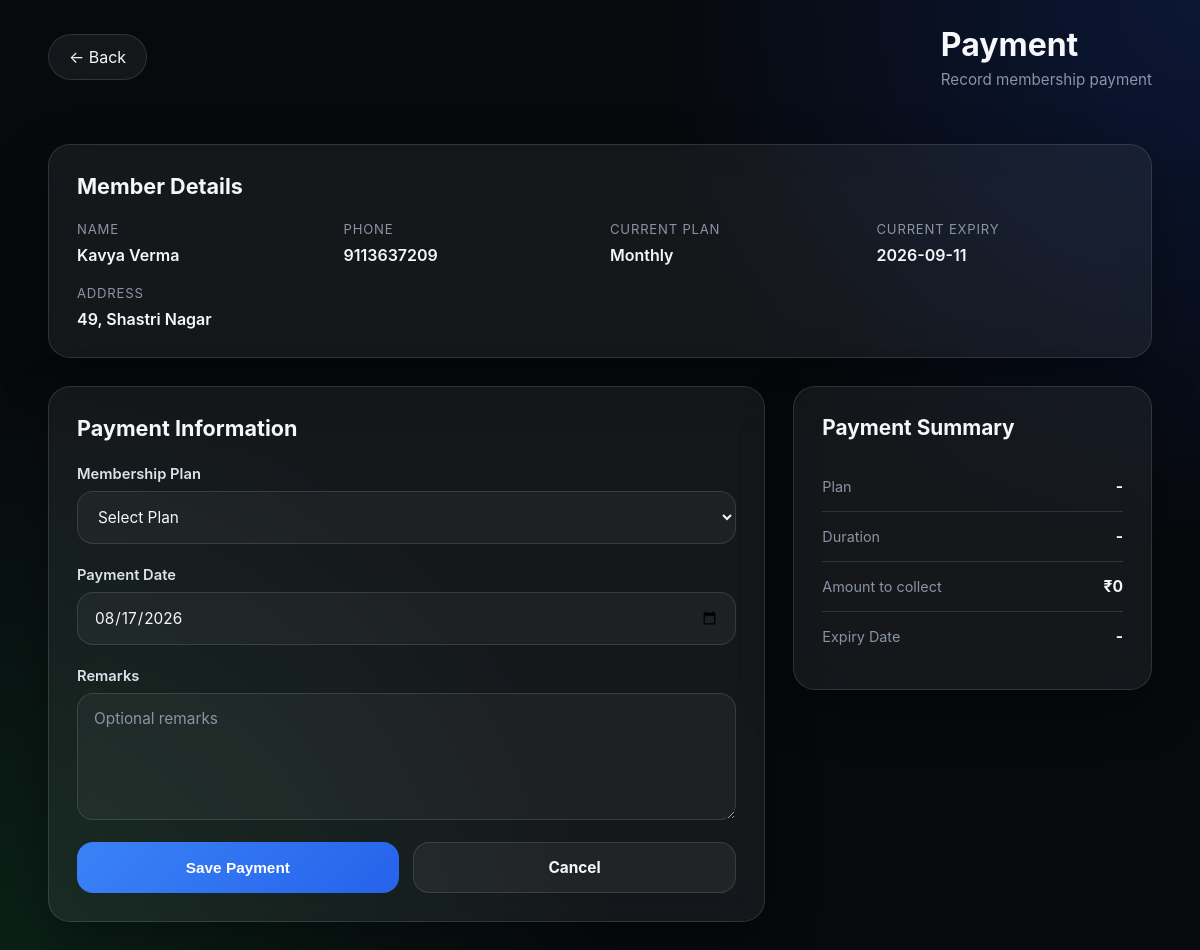
/members/41/membership (signed in), run on an earlier commit of the app's database.
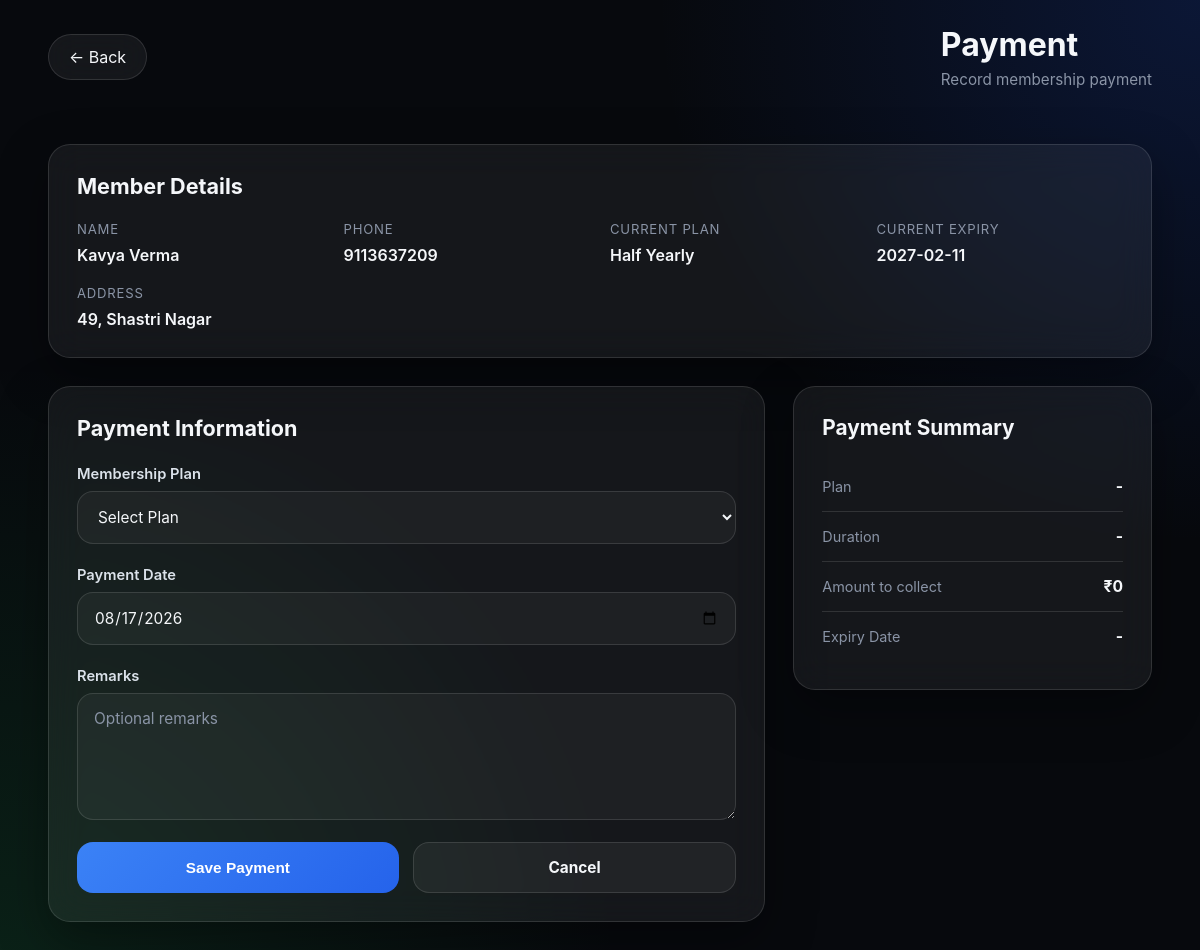
And on a later commit of the database.
### models.py (models this page shows, shortened)
class Member(db.Model):
    __tablename__ = "member"
    id = db.Column(db.Integer, primary_key=True)
    owner_id = db.Column(
        db.Integer,
        db.ForeignKey("gym_owner.id"),
        nullable=False,
        index=True
    )
    name = db.Column(db.String(100), nullable=False)
    address = db.Column(db.String(150), nullable=False)
    phone = db.Column(db.String(15), nullable=False)
    join_date = db.Column(db.Date, nullable=False)
    notes = db.Column(db.Text)
    active = db.Column(db.Boolean, default=True)
    current_plan_id = db.Column(
        db.Integer,
        db.ForeignKey("membership_plan.id")
    )
    current_plan = db.relationship("MembershipPlan", foreign_keys=[current_plan_id])
    membership_start = db.Column(db.Date)
    membership_expiry = db.Column(db.Date)
    memberships = db.relationship(
        "Membership",
        backref="member",
        lazy=True,
        cascade="all, delete-orphan"
    )
    attendance = db.relationship(
        "Attendance",
        backref="member",
        lazy=True,
        cascade="all, delete-orphan"
    )
    __table_args__ = (
        db.UniqueConstraint(
            "owner_id",
            "name",
            name="uq_owner_member_name"
        ),
    )

class MembershipPlan(db.Model):
    __tablename__ = "membership_plan"
    id = db.Column(db.Integer, primary_key=True)
    owner_id = db.Column(
        db.Integer,
        db.ForeignKey("gym_owner.id"),
        nullable=False
    )
    name = db.Column(db.String(30), nullable=False)
    duration_months = db.Column(db.Integer, nullable=False)
    fee = db.Column(db.Integer, nullable=False)
    active = db.Column(db.Boolean, default=True)
    __table_args__ = (
        db.UniqueConstraint(
            "owner_id",
            "name",
            name="uq_owner_plan_name"
        ),
    )

### routes/members.py (the view, shortened to what this page needs)
@members_bp.route("/members/<int:member_id>/membership", methods=["GET", "POST"])
@login_required
def add_membership(member_id):
    member = Member.query.get_or_404(member_id)
    if member.owner_id != current_user.id:
        abort(403)
    plans = MembershipPlan.query.filter_by(owner_id=current_user.id, active=True).all()
    errors = {}
    return render_template("payment.html", member=member, plans=plans, errors=errors, server_error=False)

### main.py (called while the page is built)
def create_app():
    app = Flask(__name__)
    app.secret_key = "ppp"
    app.config["SQLALCHEMY_DATABASE_URI"] = "sqlite:///gym.db"
    app.config["SQLALCHEMY_TRACK_MODIFICATIONS"] = False
    db.init_app(app)
    login_manager = LoginManager()
    login_manager.init_app(app)
    login_manager.login_view = "auth.login"
    @login_manager.user_loader
    def load_user(user_id):
        return db.session.get(GymOwner, int(user_id))
    from routes.admin import admin_bp
    from routes.auth import auth_bp
    from routes.members import members_bp
    from routes.settings import settings_bp
    app.register_blueprint(auth_bp)
    app.register_blueprint(members_bp)
    app.register_blueprint(settings_bp)
    app.register_blueprint(admin_bp)
    return app

### templates/payment.html (shortened to what this page needs)
<!DOCTYPE html>
<html lang="en">
<head>
  <link rel="stylesheet" href="{{ url_for('static', filename='css/payment.css') }}">
</head>
<body>
  <header class="topbar">
    <a href="javascript:history.back()" class="back-btn">
      ← Back
    </a>
    <div class="title-area">
      <h1>Payment</h1>
      <p>Record membership payment</p>
    </div>
  </header>
  <main class="page">
    <section class="member-card glass">
      <div class="card-header">
        <h2>Member Details</h2>
      </div>
      <div class="member-grid">
        <div class="item">
          <span class="label">Name</span>
          <span class="value">{{ member.name }}</span>
        </div>
        <div class="item">
          <span class="label">Phone</span>
          <span class="value">{{ member.phone }}</span>
        </div>
        <div class="item">
          <span class="label">Current Plan</span>
          <span class="value">
            {{ member.current_plan.name if member.current_plan else "No Active Plan" }}
          </span>
        </div>
        <div class="item">
          <span class="label">Current Expiry</span>
          <span class="value">
            {{ member.membership_expiry or "-" }}
          </span>
        </div>
        <div class="item full">
          <span class="label">Address</span>
          <span class="value">
            {{ member.address }}
          </span>
        </div>
      </div>
    </section>
    <section class="payment-layout">
      <form method="POST" class="glass payment-form" novalidate
        data-current-expiry="{{ member.membership_expiry.isoformat() if member.membership_expiry else '' }}">
        <h2>Payment Information</h2>
        <div class="form-group">
          <label for="plan_id">
            Membership Plan
          </label>
          <select id="plan_id" name="plan_id" required>
            <option value="">
              Select Plan
            </option>
            {% for plan in plans %}
            <br>
            {% endfor %}
          </select>
        </div>
        <div class="form-group">
          <label for="payment_date">
            Payment Date
          </label>
          <input type="date" id="payment_date" name="payment_date">
        </div>
        <div class="form-group">
          <label for="remarks">
            Remarks
          </label>
          <textarea id="remarks" name="remarks" rows="5" placeholder="Optional remarks"></textarea>
        </div>
        <div class="form-actions">
          <button type="submit" class="primary-btn">
            Save Payment
          </button>
          <a href="javascript:history.back()" class="secondary-btn">
            Cancel
          </a>
        </div>
      </form>
      <aside class="glass summary-card">
        <h2>Payment Summary</h2>
        <div class="summary-row">
          <span>Plan</span>
          <strong id="summary-plan">
          </strong>
        </div>
        <div class="summary-row">
          <span>Duration</span>
          <strong id="summary-duration">
          </strong>
        </div>
        <div class="summary-row">
          <span>Amount to collect</span>
          <strong id="summary-fee">
            ₹0
          </strong>
        </div>
        <div class="summary-row">
          <span>Expiry Date</span>
          <strong id="summary-expiry">
          </strong>
        </div>
      </aside>
    </section>
  </main>
</body>
</html>

### static/css/payment.css (style rules this page uses)
* { margin:0; padding:0; box-sizing:border-box; -webkit-tap-highlight-color:transparent; }
html { scroll-behavior:smooth; }
:root { --bg:#07090d; --bg2:#0f131b; --card:rgba(255,255,255,.06); --border:rgba(255,255,255,.12); --white:#f5f7fa; --text:#dbe2ea; --muted:#8a94a6; --blue:#3b82f6; --blue2:#2563eb; --green:#22c55e; --red:#ef4444; --orange:#f59e0b; --shadow:0 18px 50px rgba(0,0,0,.35); --radius:22px; --radius-small:14px; --transition:.25s ease; }
body { background: radial-gradient(circle at top right,#1d4ed833,transparent 35%), radial-gradient(circle at bottom left,#22c55e22,transparent 40%), var(--bg); color:var(--white); font-family: Inter, system-ui, sans-serif; min-height:100vh; transition: background .3s, color .3s; }
a { color:inherit; text-decoration:none; }
.page { width:min(1150px,92%); margin:auto; padding:30px 0 60px; }
.topbar { width:min(1150px,92%); margin:25px auto; display:flex; align-items:center; justify-content:space-between; gap:20px; flex-wrap:wrap; }
.title-area h1 { font-size:2rem; font-weight:700; margin-bottom:6px; }
.title-area p { color:var(--muted); font-size:.95rem; }
.back-btn { padding:12px 20px; border-radius:999px; background:var(--card); border:1px solid var(--border); backdrop-filter:blur(16px); transition:var(--transition); }
.glass { background:var(--card); border:1px solid var(--border); border-radius:var(--radius); backdrop-filter:blur(18px); box-shadow:var(--shadow); }
.member-card { padding:28px; margin-bottom:28px; animation:fadeUp .45s ease; }
.card-header { margin-bottom:22px; }
.card-header h2 { font-size:1.35rem; }
.member-grid { display:grid; grid-template-columns: repeat(auto-fit,minmax(220px,1fr)); gap:20px; }
.item { display:flex; flex-direction:column; gap:8px; }
.item.full { grid-column:1/-1; }
.label { font-size:.82rem; color:var(--muted); text-transform:uppercase; letter-spacing:.06em; }
.value { font-size:1rem; font-weight:600; word-break:break-word; }
.payment-layout { display:grid; grid-template-columns: 2fr 1fr; gap:28px; }
.payment-form { padding:28px; animation:fadeUp .55s ease; }
.payment-form h2 { margin-bottom:24px; font-size:1.35rem; }
.form-group { display:flex; flex-direction:column; gap:8px; margin-bottom:22px; }
.form-group label { font-size:.92rem; font-weight:600; color:var(--text); }
.form-group input, .form-group select, .form-group textarea { width:100%; padding:15px 16px; border-radius:16px; border:1px solid var(--border); background:rgba(255,255,255,.04); color:var(--white); font-size:.96rem; outline:none; transition:var(--transition); font-family:inherit; }
.form-group select { color-scheme:dark; }
.form-group select option { background:#0f131b; color:#f5f7fa; }
.form-group input::placeholder, .form-group textarea::placeholder { color:var(--muted); }
.form-group textarea { resize:vertical; min-height:120px; }
.form-actions { display:flex; gap:14px; margin-top:10px; flex-wrap:wrap; }
.primary-btn, .secondary-btn { flex:1; min-width:170px; padding:15px; border:none; border-radius:16px; font-size:.96rem; font-weight:700; cursor:pointer; transition:var(--transition); text-align:center; }
.primary-btn { background:linear-gradient(135deg,var(--blue),var(--blue2)); color:white; }
.secondary-btn { background:rgba(255,255,255,.05); border:1px solid var(--border); color:var(--white); }
.summary-card { padding:28px; height:fit-content; position:sticky; top:24px; animation:fadeUp .65s ease; }
.summary-card h2 { margin-bottom:22px; font-size:1.3rem; }
.summary-row { display:flex; justify-content:space-between; align-items:center; padding:15px 0; border-bottom:1px solid var(--border); gap:18px; }
.summary-row:last-child { border-bottom:none; }
.summary-row span { color:var(--muted); font-size:.9rem; }
.summary-row strong { font-size:.98rem; text-align:right; word-break:break-word; }

What changed in the data, as far as the page shows it:
no longer on this page (row unchanged): MembershipPlan: current_plan "Monthly"
changed Member "Kavya Verma": membership_expiry "2026-09-11" → "2027-02-11"
now on this page (row unchanged): MembershipPlan: current_plan "Half Yearly"
